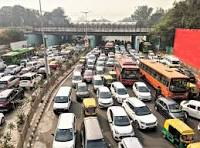
#> input picture images/traffic.jpeg, 200 x 148 px, given in place of traffic.jpg, which was not available
$ python lab03_tasks1_6.py   (older library calls are emulated)
#> lines starting #> are read from the running program, lines starting #| are printed output that depends on the picture; after the words box and inside, x2 and y2 are one past the last pixel; in counts of white or black regions, pixels touching at a corner belong together; pictures that were not available may be replaced by others from this repository, and a replacement may not be noted
import os, time
import cv2
import numpy as np
import pandas as pd
import matplotlib.pyplot as plt

os.makedirs("images", exist_ok=True)
os.makedirs("results", exist_ok=True)

IMG_TRAFFIC = "images/traffic.jpg"
IMG_INDUSTRIAL = "images/industrial.jpg"
IMG_MEDICAL = "images/xray.jpg"
IMG_DETECT = "images/street.jpg"      # any image with people/cars for Task 4
IMG_SHELF = "images/shelf.jpg"        # crowded shelf with bottles/apples
IMG_SECURITY = "images/security.jpg"  # surveillance image with people

def bgr2rgb(im):
    return cv2.cvtColor(im, cv2.COLOR_BGR2RGB)

def load_or_synth(path, kind):
    """Load an image; if missing, synthesise a stand-in so the notebook runs."""
#> called with path = 'images/traffic.jpg', kind = 'traffic'
    im = cv2.imread(path)
#> im is the input picture: shape (148, 200, 3); mean B, G, R 121.7, 132.6, 144.9
    if im is not None:
        return im
    print(f"[info] {path} not found -> using synthetic '{kind}' image")
    rng = np.random.default_rng(0)
    if kind == "traffic":
        im = np.full((1080, 1920, 3), 90, np.uint8)
        cv2.rectangle(im, (0, 600), (1920, 1080), (60, 60, 60), -1)
        for i in range(6):
            x = 150 + i * 300
            cv2.rectangle(im, (x, 700), (x + 180, 800), tuple(int(c) for c in rng.integers(40, 255, 3)), -1)
    elif kind == "industrial":
        im = np.full((480, 640, 3), 170, np.uint8)
        cv2.rectangle(im, (80, 80), (560, 400), (200, 200, 200), -1)
        for (cx, cy, r) in [(200, 200, 40), (380, 260, 55), (470, 150, 30)]:
            cv2.circle(im, (cx, cy), r, (30, 90, 170), -1)  # rust-orange in BGR
        im = cv2.add(im, rng.integers(0, 15, im.shape, dtype=np.uint8))
    elif kind == "medical":
        im = np.zeros((512, 512, 3), np.uint8)
        cv2.ellipse(im, (256, 256), (180, 220), 0, 0, 360, (120, 120, 120), -1)
        cv2.ellipse(im, (200, 250), (60, 100), 0, 0, 360, (60, 60, 60), -1)
        cv2.ellipse(im, (320, 250), (60, 100), 0, 0, 360, (60, 60, 60), -1)
    else:
        im = np.full((480, 640, 3), 120, np.uint8)
    return im

# %% [markdown]
# ## Task 1 — Preprocessing pipeline for traffic surveillance

# %%
def letterbox(img, size=640, pad_color=(114, 114, 114)):
    """Resize keeping aspect ratio, pad to size x size."""
#> called with size = 640, pad_color = (114, 114, 114)
    h, w = img.shape[:2]
#> h = 148; w = 200
    scale = min(size / h, size / w)
#> scale = 3.2
    nh, nw = int(round(h * scale)), int(round(w * scale))
#> nh = 474; nw = 640
    interp = cv2.INTER_AREA if scale < 1 else cv2.INTER_LINEAR
#> interp = 1
    resized = cv2.resize(img, (nw, nh), interpolation=interp)
    top = (size - nh) // 2
#> top = 83
    left = (size - nw) // 2
#> left = 0
    out = np.full((size, size, 3), pad_color, np.uint8)
    out[top:top + nh, left:left + nw] = resized
    return out, scale, (left, top)

orig = load_or_synth(IMG_TRAFFIC, "traffic")
boxed, scale, offset = letterbox(orig, 640)
#> scale = 3.2; offset = (0, 83)
norm = boxed.astype(np.float32) / 255.0

fig, ax = plt.subplots(1, 3, figsize=(16, 5))
ax[0].imshow(bgr2rgb(orig));  ax[0].set_title(f"Original {orig.shape[1]}x{orig.shape[0]}")
ax[1].imshow(bgr2rgb(boxed)); ax[1].set_title("Letterboxed 640x640 (uint8)")
ax[2].imshow(cv2.cvtColor(norm, cv2.COLOR_BGR2RGB)); ax[2].set_title("Normalised [0,1] (float32)")
for a in ax:
    a.set_xlabel("x (pixels)"); a.set_ylabel("y (pixels)")
plt.tight_layout(); plt.show()
#> after `plt.tight_layout()`:
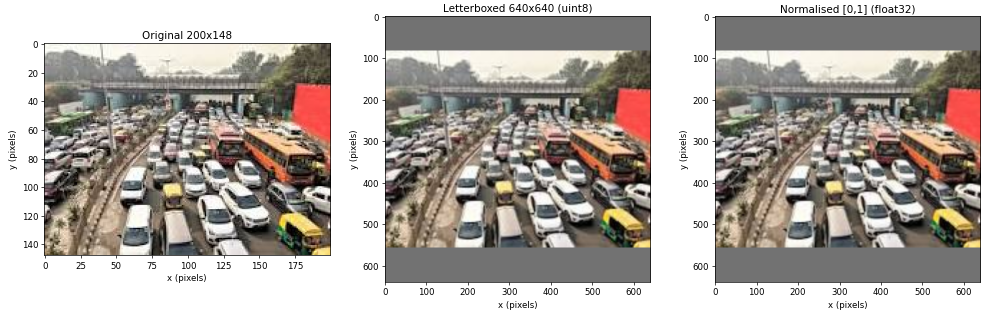
#> figure drawn by matplotlib, 3 panels

stats = pd.DataFrame({
    "stage": ["original", "letterboxed", "normalised"],
    "shape": [orig.shape, boxed.shape, norm.shape],
    "dtype": [str(orig.dtype), str(boxed.dtype), str(norm.dtype)],
    "min": [orig.min(), boxed.min(), float(norm.min())],
    "max": [orig.max(), boxed.max(), float(norm.max())],
    "mean": [orig.mean(), boxed.mean(), float(norm.mean())],
})
#> stats = table of 3 rows and 6 columns
print(f"scale={scale:.4f}, pad offset (left, top)={offset}")
#| scale=3.2000, pad offset (left, top)=(0, 83)
stats

# %% [markdown]
# ## Task 2 — Defect detection via colour space + thresholding

# %%
img = load_or_synth(IMG_INDUSTRIAL, "industrial")
#> call 2 of load_or_synth, with path = 'images/industrial.jpg', kind = 'industrial'
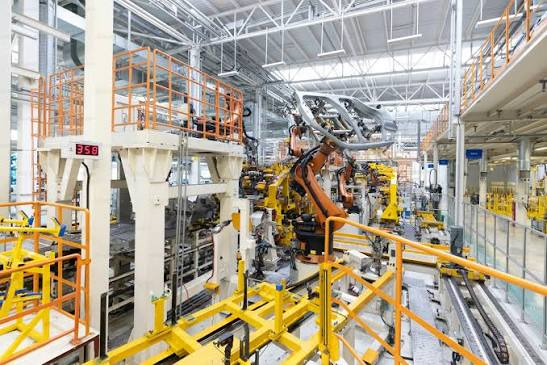
#> input picture images/industrial.jpeg, 547 x 365 px, given in place of industrial.jpg, which was not available
#> in load_or_synth, im is the input picture: shape (365, 547, 3); mean B, G, R 143.4, 163.1, 172.8
hsv = cv2.cvtColor(img, cv2.COLOR_BGR2HSV)
#> hsv: shape (365, 547, 3); mean H, S, V 54.9, 58.6, 177.6
lab = cv2.cvtColor(img, cv2.COLOR_BGR2LAB)
#> lab: shape (365, 547, 3); mean of channels 0, 1, 2 170.7, 129.6, 139.1

# Rust / orange-brown range in OpenCV HSV (H: 0-179). Tune for your image.
lower = np.array([5, 80, 60])
upper = np.array([25, 255, 255])

mask = cv2.inRange(hsv, lower, upper)
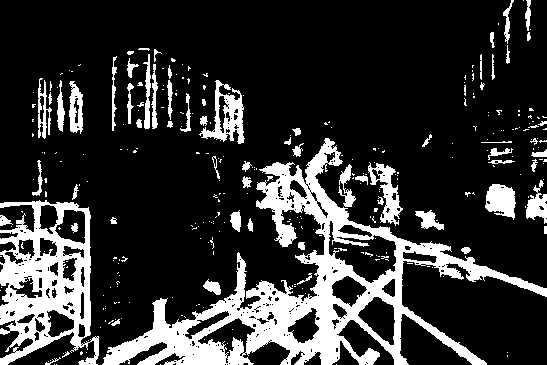
#> mask: shape (365, 547); 19.7% white; 312 white regions (247 under 20 px), largest, box (x1, y1, x2, y2) and area: (102, 138, 547, 365) 21233, (0, 200, 99, 365) 8312, (199, 80, 245, 144) 1172
_, mask_bin = cv2.threshold(mask, 127, 255, cv2.THRESH_BINARY)
kernel = np.ones((5, 5), np.uint8)
mask_bin = cv2.morphologyEx(mask_bin, cv2.MORPH_OPEN, kernel)   # remove speckle
#> mask_bin: shape (365, 547); 14.9% white; 76 white regions (1 under 20 px), largest, box (x1, y1, x2, y2) and area: (198, 226, 486, 365) 9770, (0, 208, 91, 336) 5264, (104, 299, 226, 365) 3186
mask_bin = cv2.morphologyEx(mask_bin, cv2.MORPH_CLOSE, kernel)  # fill holes
#> mask_bin: shape (365, 547); 16.1% white; 38 white regions, largest, box (x1, y1, x2, y2) and area: (104, 141, 547, 365) 19566, (0, 201, 91, 365) 7235, (203, 96, 244, 143) 742
isolated = cv2.bitwise_and(img, img, mask=mask_bin)

fig, ax = plt.subplots(3, 3, figsize=(14, 12))
panels = [
    (bgr2rgb(img), "Original (BGR->RGB)", None),
    (hsv[:, :, 0], "HSV - Hue", "hsv"),
    (hsv[:, :, 1], "HSV - Saturation", "gray"),
    (hsv[:, :, 2], "HSV - Value", "gray"),
    (lab[:, :, 0], "LAB - L", "gray"),
    (lab[:, :, 1], "LAB - a", "gray"),
    (mask_bin, "Binary mask", "gray"),
    (bgr2rgb(isolated), "Isolated defect regions", None),
    (None, "", None),
]
for a, (data, title, cmap) in zip(ax.ravel(), panels):
    if data is None:
        a.axis("off"); continue
    a.imshow(data, cmap=cmap); a.set_title(title); a.set_xlabel("x"); a.set_ylabel("y")
#> this loop made 9 passes
#> (title, cmap) on passes 1 to 8: ('Original (BGR->RGB)', None), ('HSV - Hue', 'hsv'), ('HSV - Saturation', 'gray'), ('HSV - Value', 'gray'), ('LAB - L', 'gray'), ('LAB - a', 'gray'), ('Binary mask', 'gray'), ('Isolated defect regions', None)
plt.tight_layout(); plt.show()
print(f"Defect pixels: {int((mask_bin > 0).sum())} "
      f"({100 * (mask_bin > 0).mean():.2f}% of image)")
#| Defect pixels: 32120 (16.09% of image)

# %% [markdown]
# ## Task 3 — Noise reduction + edge detection (medical imaging)

# %%
gray = cv2.imread(IMG_MEDICAL, cv2.IMREAD_GRAYSCALE)
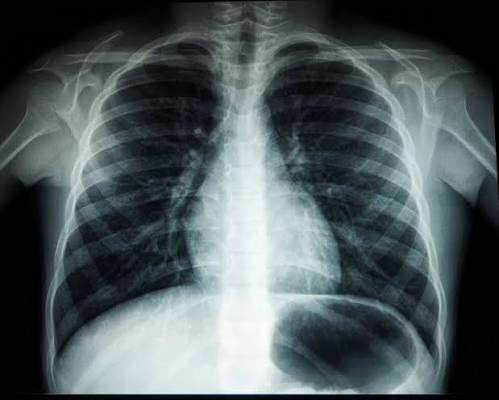
#> input picture images/xray.jpeg, 499 x 400 px, given in place of xray.jpg, which was not available
#> gray: shape (400, 499); min 0, max 255, mean 87.2
if gray is None:
    gray = cv2.cvtColor(load_or_synth(IMG_MEDICAL, "medical"), cv2.COLOR_BGR2GRAY)

# Add noise so filters have something to remove (Gaussian + salt&pepper).
rng = np.random.default_rng(1)
noisy = gray.astype(np.float32) + rng.normal(0, 15, gray.shape)
sp = rng.random(gray.shape)
noisy[sp < 0.01] = 0
noisy[sp > 0.99] = 255
noisy = np.clip(noisy, 0, 255).astype(np.uint8)

filters = {
    "Noisy (no filter)": noisy,
    "Gaussian 5x5": cv2.GaussianBlur(noisy, (5, 5), 1.2),
    "Median 5": cv2.medianBlur(noisy, 5),
}

def sobel_mag(im):
    gx = cv2.Sobel(im, cv2.CV_64F, 1, 0, ksize=3)
    gy = cv2.Sobel(im, cv2.CV_64F, 0, 1, ksize=3)
    mag = np.sqrt(gx ** 2 + gy ** 2)
    return cv2.normalize(mag, None, 0, 255, cv2.NORM_MINMAX).astype(np.uint8)

T_LOW, T_HIGH = 50, 150
# Reference edges: Canny on the clean (un-noised) image.
ref_edges = cv2.Canny(cv2.GaussianBlur(gray, (5, 5), 1.2), T_LOW, T_HIGH) > 0
#> ref_edges: shape (400, 499) bool; 3.1% white in thin lines or dots

def psnr(a, b):
    mse = np.mean((a.astype(np.float64) - b.astype(np.float64)) ** 2)
    return float("inf") if mse == 0 else 10 * np.log10(255 ** 2 / mse)

rows, maps = [], {}
for name, im in filters.items():
    sob = sobel_mag(im)
    can = cv2.Canny(im, T_LOW, T_HIGH)
    maps[name] = (sob, can)
    e = can > 0
    tp = np.logical_and(e, ref_edges).sum()
    prec = tp / max(e.sum(), 1)
    rec = tp / max(ref_edges.sum(), 1)
    f1 = 2 * prec * rec / max(prec + rec, 1e-9)
    rows.append({"filter": name,
                 "PSNR vs clean (dB)": round(psnr(gray, im), 2),
                 "Sobel mean mag": round(float(sob.mean()), 2),
                 "Canny edge px": int(e.sum()),
                 "Precision": round(prec, 3), "Recall": round(rec, 3), "F1": round(f1, 3)})
#> this loop made 3 passes
#> (name, tp, prec, rec, f1, mse in psnr) on passes 1 to 3: ('Noisy (no filter)', 3397, 0.0514, 0.548, 0.0939, 678.9), ('Gaussian 5x5', 3451, 0.22, 0.557, 0.316, 71.43), ('Median 5', 3076, 0.369, 0.497, 0.423, 32.56)
#> e: shape (400, 499) bool; 4.2% white in thin lines or dots
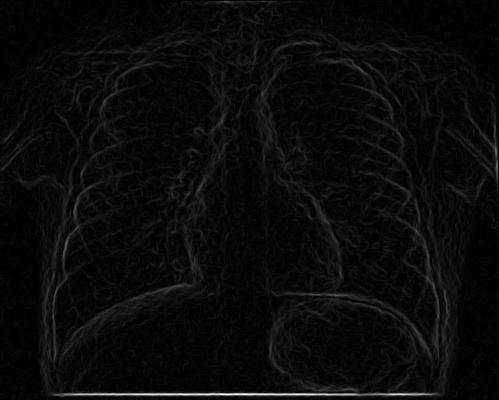
#> sob: shape (400, 499); min 0, max 255, mean 10.2
#> after the loop, maps = 3 items; rows = 3 items

fig, ax = plt.subplots(3, 3, figsize=(14, 14))
for r, (name, im) in enumerate(filters.items()):
    sob, can = maps[name]
    ax[r, 0].imshow(im, cmap="gray");  ax[r, 0].set_title(name)
    ax[r, 1].imshow(sob, cmap="gray"); ax[r, 1].set_title("Sobel magnitude")
    ax[r, 2].imshow(can, cmap="gray"); ax[r, 2].set_title(f"Canny ({T_LOW},{T_HIGH})")
    for c in range(3):
        ax[r, c].set_xlabel("x"); ax[r, c].set_ylabel("y")
#> this loop made 3 passes
#> name on passes 1 to 3: 'Noisy (no filter)', 'Gaussian 5x5', 'Median 5'
#> pass 1, `sob, can = maps[name]`:
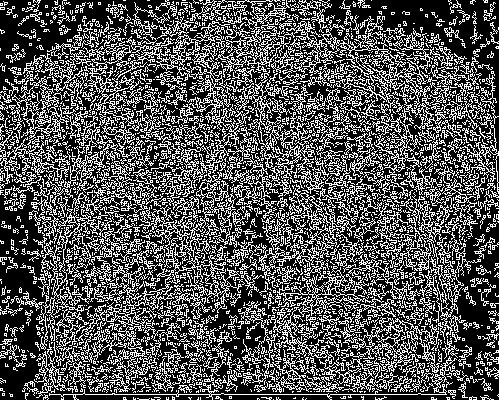
#> can: shape (400, 499); 33.1% white in thin lines or dots
plt.tight_layout(); plt.show()
pd.DataFrame(rows)

# %% [markdown]
# Expected finding: median filtering removes salt-and-pepper noise while keeping
# borders sharper than Gaussian blur, so it usually gives the higher edge F1 on
# impulse noise; Gaussian is better for purely Gaussian noise.

# %% [markdown]
# ## Task 4 — YOLO nano vs medium benchmark

# %%
from ultralytics import YOLO

img4 = load_or_synth(IMG_DETECT, "street")
#> call 3 of load_or_synth, with path = 'images/street.jpg', kind = 'street'
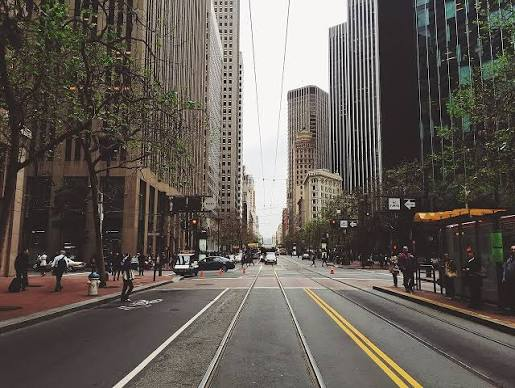
#> input picture images/street.jpeg, 515 x 388 px, given in place of street.jpg, which was not available
#> in load_or_synth, im is the input picture: shape (388, 515, 3); mean B, G, R 85.5, 91.8, 98.5
model_names = ["yolov8n.pt", "yolov8m.pt"]
#> (the run stopped early here; a loop or call above may not have finished)
